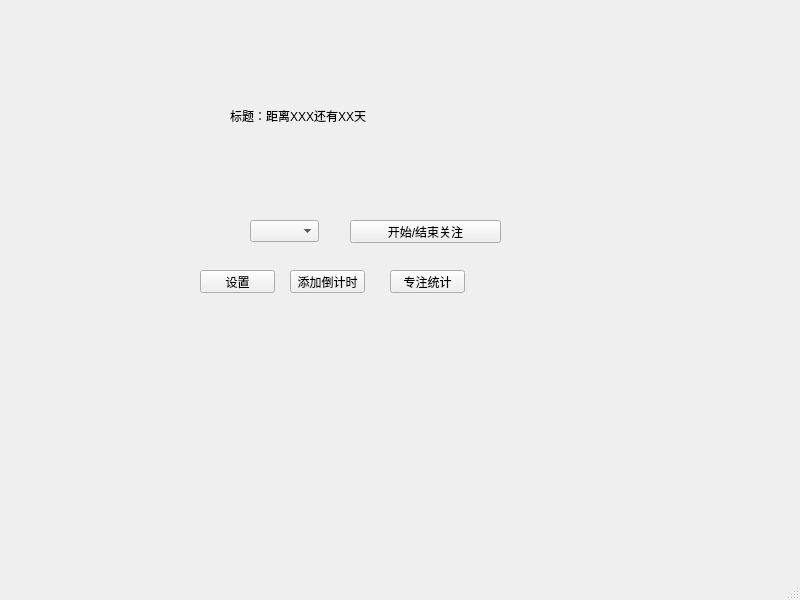
<?xml version="1.0" encoding="UTF-8"?>
<ui version="4.0">
 <class>MainWindow</class>
 <widget class="QMainWindow" name="MainWindow">
  <property name="geometry">
   <rect>
    <x>0</x>
    <y>0</y>
    <width>800</width>
    <height>600</height>
   </rect>
  </property>
  <property name="windowTitle">
   <string>MainWindow</string>
  </property>
  <widget class="QWidget" name="centralwidget">
   <widget class="QLabel" name="labelTitle">
    <property name="geometry">
     <rect>
      <x>230</x>
      <y>100</y>
      <width>181</width>
      <height>31</height>
     </rect>
    </property>
    <property name="text">
     <string>标题：距离XXX还有XX天</string>
    </property>
   </widget>
   <widget class="QPushButton" name="btnSettings">
    <property name="geometry">
     <rect>
      <x>200</x>
      <y>270</y>
      <width>75</width>
      <height>23</height>
     </rect>
    </property>
    <property name="text">
     <string>设置</string>
    </property>
   </widget>
   <widget class="QComboBox" name="comboBoxTask">
    <property name="geometry">
     <rect>
      <x>250</x>
      <y>220</y>
      <width>69</width>
      <height>22</height>
     </rect>
    </property>
   </widget>
   <widget class="QPushButton" name="btnStartFocus">
    <property name="geometry">
     <rect>
      <x>350</x>
      <y>220</y>
      <width>151</width>
      <height>23</height>
     </rect>
    </property>
    <property name="text">
     <string>开始/结束关注</string>
    </property>
   </widget>
   <widget class="QPushButton" name="btnAddTimer">
    <property name="geometry">
     <rect>
      <x>290</x>
      <y>270</y>
      <width>75</width>
      <height>23</height>
     </rect>
    </property>
    <property name="text">
     <string>添加倒计时</string>
    </property>
   </widget>
   <widget class="QPushButton" name="btnFocusStat">
    <property name="geometry">
     <rect>
      <x>390</x>
      <y>270</y>
      <width>75</width>
      <height>23</height>
     </rect>
    </property>
    <property name="text">
     <string>专注统计</string>
    </property>
   </widget>
  </widget>
  <widget class="QMenuBar" name="menubar">
   <property name="geometry">
    <rect>
     <x>0</x>
     <y>0</y>
     <width>800</width>
     <height>23</height>
    </rect>
   </property>
  </widget>
  <widget class="QStatusBar" name="statusbar"/>
 </widget>
 <resources/>
 <connections/>
</ui>
